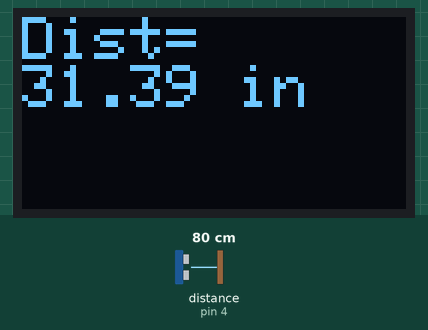
Recording of a sketch running on a simulated Arduino Uno, built with avr-gcc and run on an emulated ATmega328P. Parts: 128×64 one-colour display. Wiring (inferred from the names in the program): ultrasonic range finder: trigger pin 2; echo pin 4. Inputs (shaded band) come from the test bench; at power-on: distance to the obstacle (sensor on pin 4) 80 cm. The echo pulse lasts 58.3 µs per cm.

Above: at 1.2 s.
1.3 s: distance to the obstacle (sensor on pin 4) set to 4 cm
At 1.45 s:
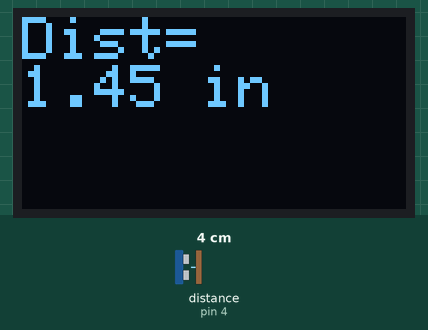
3.2 s: distance to the obstacle (sensor on pin 4) set to 2 cm
At 4.5 s:
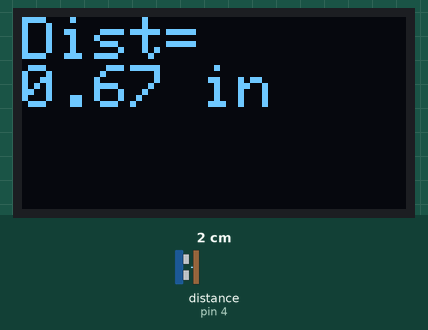
4.8 s: distance to the obstacle (sensor on pin 4) set to 35 cm
At 4.99 s:
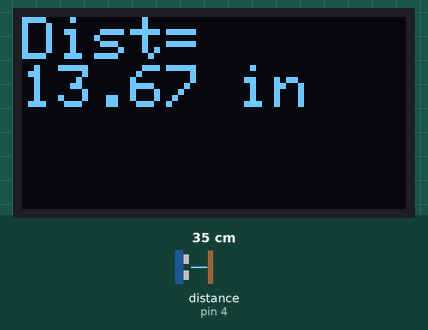
Timing chart, 0 to 7.8 s (numbered marks = the images above; inputs shaded):
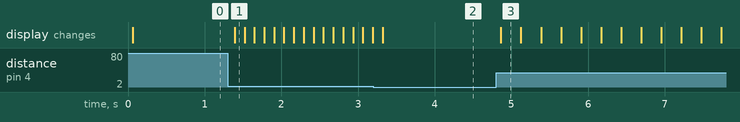

Measured:
- after the input at 1.3 s, the display: changes after 0.09 s (image 1)
- after the input at 3.2 s, the display: changes after 0.12 s (image 2)
- after the input at 4.8 s, the display: changes after 0.06 s (image 3)

The sketch:

ultrasonic_distance_w_LCD.ino
```cpp
#include <SPI.h>
#include <Wire.h>
#include <Adafruit_GFX.h>
#include <Adafruit_SSD1306.h>

#define SCREEN_WIDTH 128 // OLED display width, in pixels
#define SCREEN_HEIGHT 64 // OLED display height, in pixels

// Declaration for an SSD1306 display connected to I2C (SDA, SCL pins)
// The pins for I2C are defined by the Wire-library.
// On an arduino UNO:       A4(SDA), A5(SCL)
// On an arduino MEGA 2560: 20(SDA), 21(SCL)
// On an arduino LEONARDO:   2(SDA),  3(SCL), ...
#define OLED_RESET     -1 // Reset pin # (or -1 if sharing Arduino reset pin)
#define SCREEN_ADDRESS 0x3C ///< See datasheet for Address; 0x3D for 128x64, 0x3C for 128x32
Adafruit_SSD1306 display(SCREEN_WIDTH, SCREEN_HEIGHT, &Wire, OLED_RESET);


void setup() {
  pinMode(2, OUTPUT);//define arduino pin for the trigger, or output signal
  pinMode(4, INPUT);//define arduino pin for the echo, or input signal
  Serial.begin(9600);//enable serial monitor

  display.begin(SSD1306_SWITCHCAPVCC, 0x3C);
  display.clearDisplay();

}
void loop() {
  //pulse output
  digitalWrite(2, LOW);
  delayMicroseconds(4);
  digitalWrite(2, HIGH);
  delayMicroseconds(10);
  digitalWrite(2, LOW);

  long t = pulseIn(4, HIGH);//record input pulse time and save it as a variable

  float inches = t / 74.0/ 2; //convert time into distance, in inches
  String inch = " inches t";

  display.setTextSize(2);
  display.setTextColor(WHITE);
  display.setCursor(0,0);
  display.println("Dist=");
  display.print(inches);
  display.println(" in");
  display.display();

  delay(100);//delay
  display.clearDisplay();
}
```
